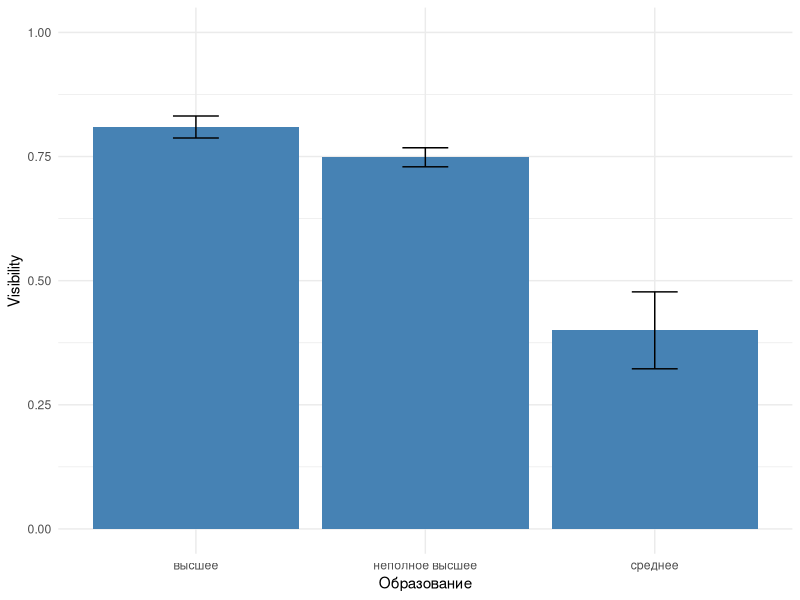
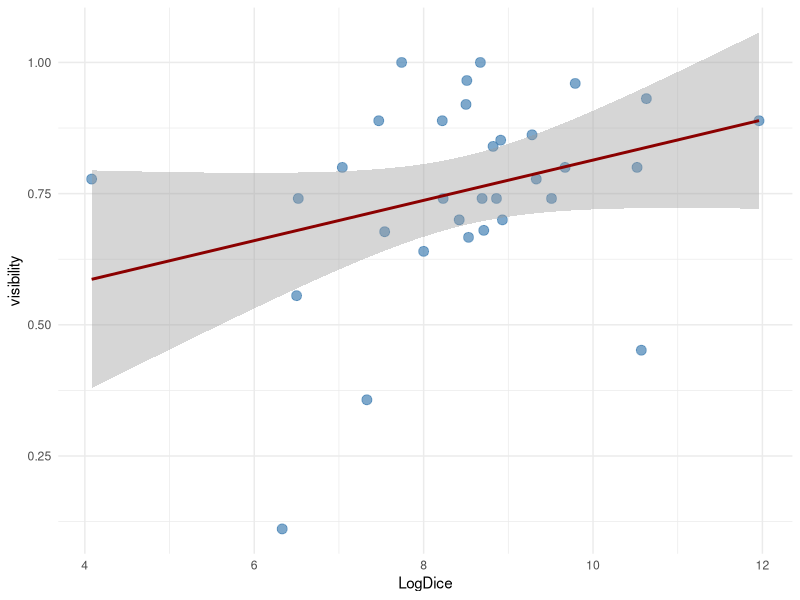
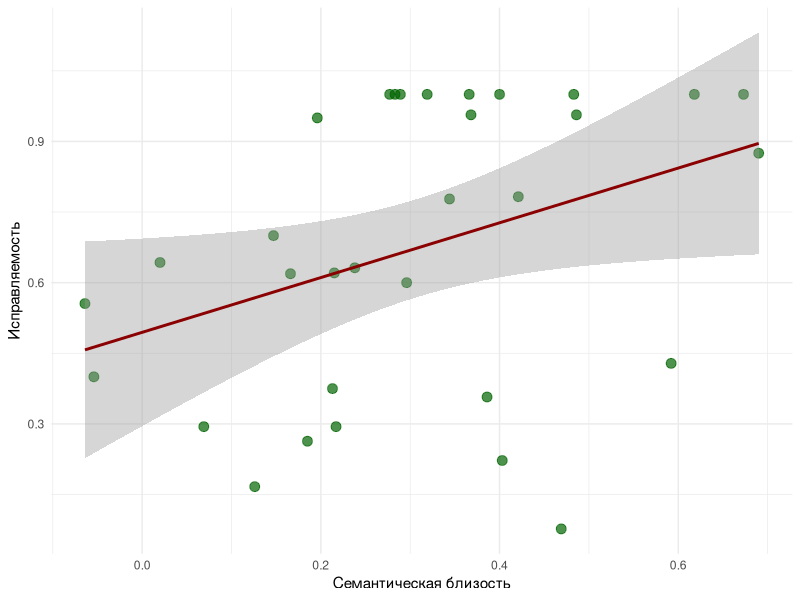
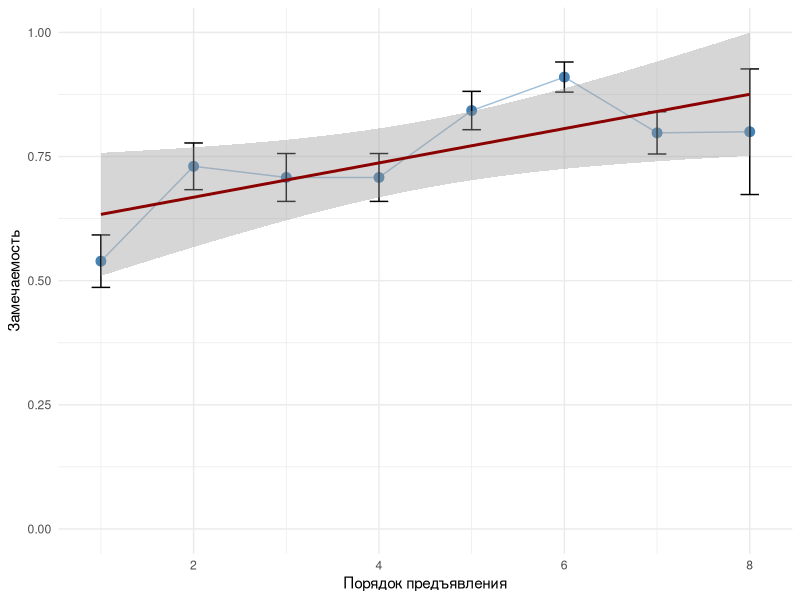
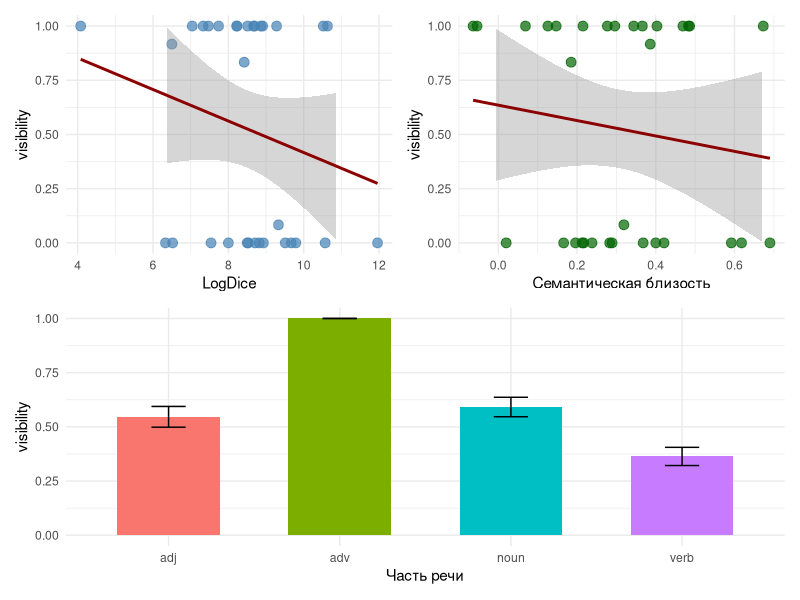
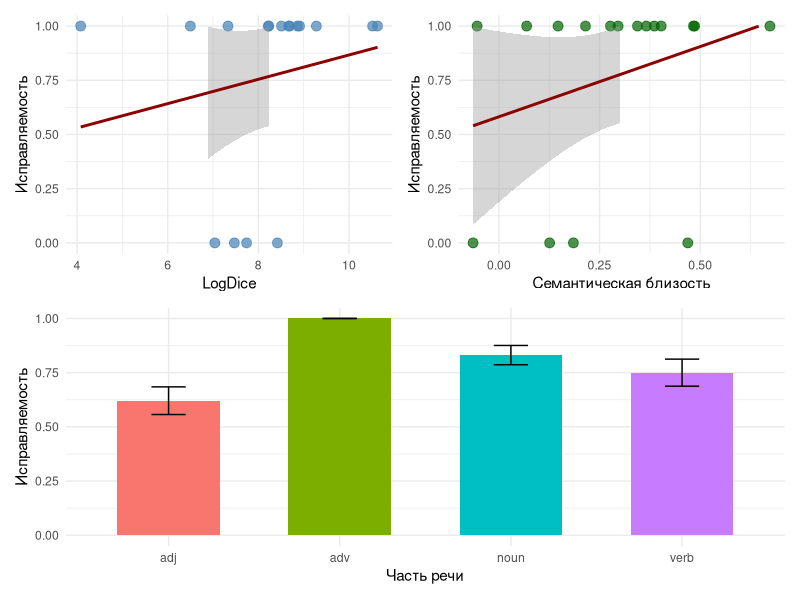
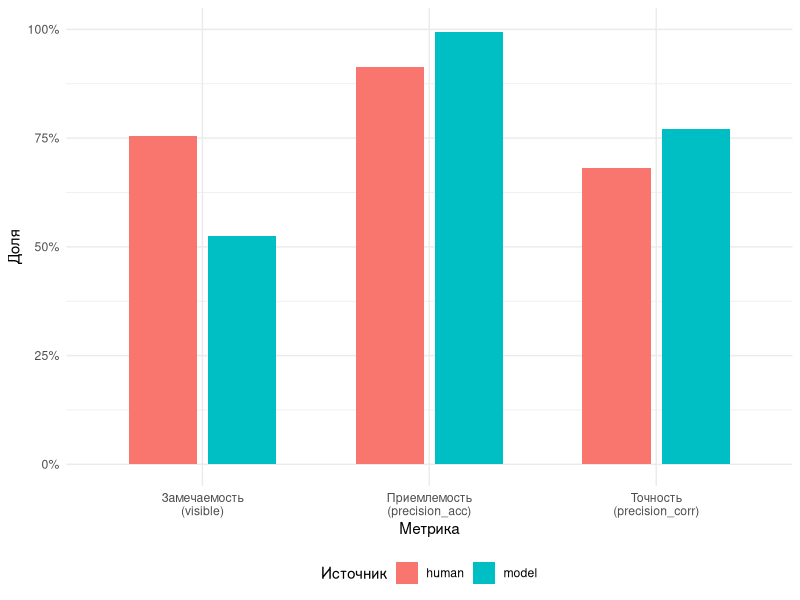
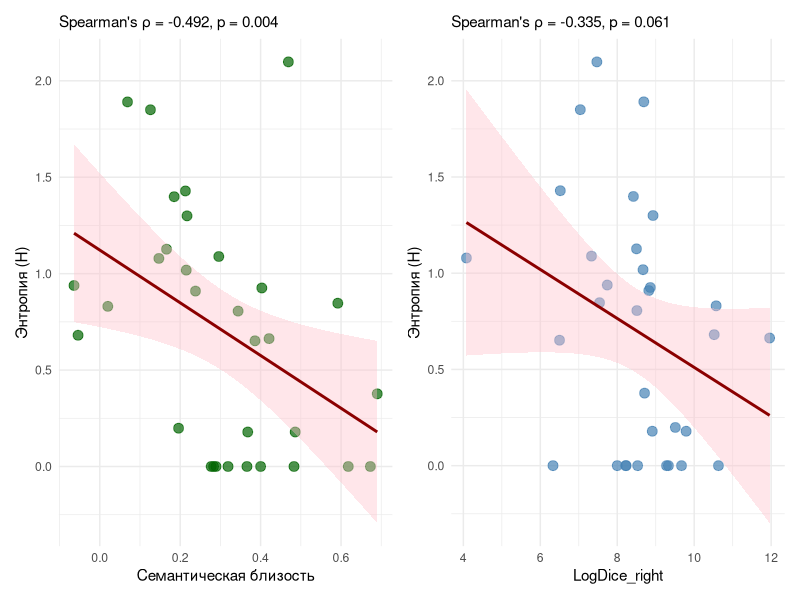

These charts were generated, in order, by the following R code:
# ============================================================================
# ЭТАП 1: ЗАГРУЗКА БИБЛИОТЕК И ДАННЫХ
# ============================================================================

library(dplyr)
library(lme4)
library(lmerTest)
library(car)
library(ggplot2)
library(patchwork)

# Загрузка данных
R_sentences <- read.csv("R_sentences.csv", stringsAsFactors = FALSE)
R_human <- read.csv("R_human.csv", stringsAsFactors = FALSE)
R_model <- read.csv("R_model.csv", stringsAsFactors = FALSE)

# ============================================================================
# ЭТАП 2: ПРЕОБРАЗОВАНИЕ ТИПОВ ДАННЫХ
# ============================================================================

# Данные о предложениях
R_sentences$sentence <- as.integer(R_sentences$sentence)
R_sentences$LogDice_wrong <- as.numeric(gsub(",", ".", R_sentences$LogDice_wrong))
R_sentences$LogDice_right <- as.numeric(gsub(",", ".", R_sentences$LogDice_right))
R_sentences$semantics <- as.numeric(gsub(",", ".", R_sentences$semantics))
R_sentences$pos <- as.factor(R_sentences$pos)
R_sentences$paronyms <- as.factor(R_sentences$paronyms)

# Данные людей
R_human$participant <- as.factor(R_human$participant)
R_human$sentence <- as.integer(R_human$sentence)
R_human$form <- as.factor(R_human$form)
R_human$order <- as.integer(R_human$order)
R_human$visible <- as.integer(R_human$visible)
R_human$acceptable <- as.integer(R_human$acceptable)
R_human$correctable <- as.integer(R_human$correctable)

# Данные модели
R_model$sentence <- as.integer(R_model$sentence)
R_model$temperature <- as.numeric(R_model$temperature)
R_model$attempt <- as.integer(R_model$attempt)
R_model$visible <- as.integer(R_model$visible)
R_model$acceptable <- as.integer(R_model$acceptable)
R_model$correctable <- as.integer(R_model$correctable)

# ============================================================================
# ЭТАП 3: ОБЪЕДИНЕНИЕ И ПОДГОТОВКА ДАННЫХ ЛЮДЕЙ
# ============================================================================

human_joined <- R_human %>% left_join(R_sentences, by = "sentence")

human_joined$participant <- as.factor(human_joined$participant)
human_joined$form <- as.factor(human_joined$form)
human_joined$sentence <- as.factor(human_joined$sentence)
human_joined$education <- factor(human_joined$education, 
                                 levels = c("высшее", "неполное высшее", "среднее"))
human_joined$pos <- as.factor(human_joined$pos)
human_joined$paronyms <- as.factor(human_joined$paronyms)
human_joined$last_form <- grepl("^Last", human_joined$form)

# Центрирование и масштабирование непрерывных предикторов
human_joined$age_c <- scale(human_joined$age, center = TRUE, scale = TRUE)
human_joined$LogDice_c <- scale(human_joined$LogDice_right, center = TRUE, scale = TRUE)
human_joined$semantics_c <- scale(human_joined$semantics, center = TRUE, scale = TRUE)
human_joined$order_c <- scale(human_joined$order, center = TRUE, scale = TRUE)

# Создание бинарной переменной для дополнительных правок (гиперкоррекция)
human_joined$additional <- ifelse(human_joined$add_inf != "" & !is.na(human_joined$add_inf), 1, 0)

# ============================================================================
# ЭТАП 4: РЕГРЕССИОННЫЙ АНАЛИЗ ДАННЫХ ЛЮДЕЙ
# ============================================================================

# --- 4.1. Влияние метаданных (возраст, образование) ---

# Замечаемость (visible)
model_vis_meta <- glmer(visible ~ age_c + education + 
                          (1|participant) + (1|form) + (1|sentence),
                        data = human_joined, family = binomial,
                        control = glmerControl(optimizer = "bobyqa", optCtrl = list(maxfun = 2e5)))
summary(model_vis_meta)
Anova(model_vis_meta)

# Приемлемость (acceptable) — только на замеченных
human_vis <- human_joined[human_joined$visible == 1, ]
model_acc_meta <- glmer(acceptable ~ age_c + education + 
                          (1|participant) + (1|form) + (1|sentence),
                        data = human_vis, family = binomial,
                        control = glmerControl(optimizer = "bobyqa", optCtrl = list(maxfun = 2e5)))
summary(model_acc_meta)
Anova(model_acc_meta)

# Точность попадания (correctable) — только на приемлемых
human_acc <- human_vis[human_vis$acceptable == 1, ]
model_corr_meta <- glmer(correctable ~ age_c + education + 
                           (1|participant) + (1|form) + (1|sentence),
                         data = human_acc, family = binomial,
                         control = glmerControl(optimizer = "bobyqa", optCtrl = list(maxfun = 2e5)))
summary(model_corr_meta)
Anova(model_corr_meta)


# --- 4.2. Влияние корпусных метрик (LogDice, semantics) ---

# Замечаемость (visible)
model_vis_prop <- glmer(visible ~ LogDice_c + semantics_c + 
                          (1|participant) + (1|form) + (1|sentence),
                        data = human_joined, family = binomial,
                        control = glmerControl(optimizer = "bobyqa", optCtrl = list(maxfun = 2e5)))
summary(model_vis_prop)
Anova(model_vis_prop)

# Замечаемость ~ часть речи
model_vis_pos <- glmer(visible ~ pos + 
                         (1|participant) + (1|form) + (1|sentence),
                       data = human_joined, family = binomial,
                       control = glmerControl(optimizer = "bobyqa", optCtrl = list(maxfun = 2e5)))
summary(model_vis_pos)
Anova(model_vis_pos)

# Замечаемость ~ паронимия
model_vis_par <- glmer(visible ~ paronyms + 
                         (1|participant) + (1|form) + (1|sentence),
                       data = human_joined, family = binomial,
                       control = glmerControl(optimizer = "bobyqa", optCtrl = list(maxfun = 2e5)))
summary(model_vis_par)
Anova(model_vis_par)

# Приемлемость (acceptable) ~ LogDice + semantics
model_acc_prop <- glmer(acceptable ~ LogDice_c + semantics_c + 
                          (1|participant) + (1|form) + (1|sentence),
                        data = human_vis, family = binomial,
                        control = glmerControl(optimizer = "bobyqa", optCtrl = list(maxfun = 2e5)))
summary(model_acc_prop)
Anova(model_acc_prop)

# Точность (correctable) ~ LogDice + semantics
model_corr_prop <- glmer(correctable ~ LogDice_c + semantics_c + 
                           (1|participant) + (1|form) + (1|sentence),
                         data = human_acc, family = binomial,
                         control = glmerControl(optimizer = "bobyqa", optCtrl = list(maxfun = 2e5)))
summary(model_corr_prop)
Anova(model_corr_prop)

# Точность (correctable) ~ часть речи
model_corr_pos <- glmer(correctable ~ pos + 
                          (1|participant) + (1|form) + (1|sentence),
                        data = human_acc, family = binomial,
                        control = glmerControl(optimizer = "bobyqa", optCtrl = list(maxfun = 2e5)))
summary(model_corr_pos)
Anova(model_corr_pos)

# Точность (correctable) ~ паронимия
model_corr_par <- glmer(correctable ~ paronyms + 
                          (1|participant) + (1|form) + (1|sentence),
                        data = human_acc, family = binomial,
                        control = glmerControl(optimizer = "bobyqa", optCtrl = list(maxfun = 2e5)))
summary(model_corr_par)
Anova(model_corr_par)


# --- 4.3. Проверка гипотезы об усталости (только Last-формы) ---

human_last <- human_joined[human_joined$last_form == TRUE, ]

model_vis_last <- glmer(visible ~ order_c + 
                          (1|participant) + (1|form) + (1|sentence),
                        data = human_last, family = binomial,
                        control = glmerControl(optimizer = "bobyqa", optCtrl = list(maxfun = 2e5)))
summary(model_vis_last)
Anova(model_vis_last)

# ============================================================================
# ЭТАП 5: КОРРЕЛЯЦИОННЫЙ АНАЛИЗ (ЛЮДИ)
# ============================================================================

human_agg <- human_joined %>%
  group_by(sentence) %>%
  summarise(
    visibility = mean(visible),
    precision_acceptable = mean(acceptable[visible == 1], na.rm = TRUE),
    recall_acceptable = mean(acceptable),
    precision_correctable = mean(correctable[acceptable == 1], na.rm = TRUE),
    recall_correctable = mean(correctable),
    LogDice = first(LogDice_right),
    semantics = first(semantics)
  )

# Корреляции с LogDice
cor.test(human_agg$LogDice, human_agg$visibility, method = "spearman")
cor.test(human_agg$LogDice, human_agg$precision_acceptable, method = "spearman")
cor.test(human_agg$LogDice, human_agg$recall_acceptable, method = "spearman")
cor.test(human_agg$LogDice, human_agg$precision_correctable, method = "spearman")
cor.test(human_agg$LogDice, human_agg$recall_correctable, method = "spearman")

# Корреляции с семантической близостью
cor.test(human_agg$semantics, human_agg$visibility, method = "spearman")
cor.test(human_agg$semantics, human_agg$precision_acceptable, method = "spearman")
cor.test(human_agg$semantics, human_agg$recall_acceptable, method = "spearman")
cor.test(human_agg$semantics, human_agg$precision_correctable, method = "spearman")
cor.test(human_agg$semantics, human_agg$recall_correctable, method = "spearman")

# ============================================================================
# ЭТАП 6: ВИЗУАЛИЗАЦИЯ ДАННЫХ ЛЮДЕЙ
# ============================================================================

# График: влияние образования на замечаемость
edu_plot <- human_joined %>%
  group_by(education) %>%
  summarise(prob = mean(visible), se = sqrt(prob*(1-prob)/n())) %>%
  filter(!is.na(education))

ggplot(edu_plot, aes(x = education, y = prob)) +
  geom_bar(stat = "identity", fill = "steelblue") +
  geom_errorbar(aes(ymin = prob - se, ymax = prob + se), width = 0.2) +
  labs(x = "Образование", y = "Visibility") +
  ylim(0, 1) + 
  theme_minimal()

# График: замечаемость vs LogDice
ggplot(human_agg, aes(x = LogDice, y = visibility)) +
  geom_point(size = 3, alpha = 0.7, color = "steelblue") +
  geom_smooth(method = "lm", se = TRUE, color = "darkred") +
  labs(x = "LogDice", y = "visibility") +
  theme_minimal()

# График: точность исправления vs семантическая близость
ggplot(human_agg, aes(x = semantics, y = precision_correctable)) +
  geom_point(size = 3, alpha = 0.7, color = "darkgreen") +
  geom_smooth(method = "lm", se = TRUE, color = "darkred") +
  labs(x = "Семантическая близость", y = "Исправляемость") +
  theme_minimal()

# График: эффект порядка предъявления (усталость)
last_agg <- human_last %>%
  group_by(order) %>%
  summarise(prob = mean(visible), se = sqrt(prob*(1-prob)/n()))

ggplot(last_agg, aes(x = order, y = prob)) +
  geom_point(size = 3, color = "steelblue") +
  geom_line(color = "steelblue", alpha = 0.5) +
  geom_errorbar(aes(ymin = prob - se, ymax = prob + se), width = 0.2) +
  geom_smooth(method = "lm", se = TRUE, color = "darkred") +
  labs(x = "Порядок предъявления", y = "Замечаемость") +
  ylim(0, 1) + 
  theme_minimal()

# ============================================================================
# ЭТАП 7: ПОДГОТОВКА И АНАЛИЗ ДАННЫХ МОДЕЛИ
# ============================================================================

# --- 7.1. Подготовка данных ---

model_joined <- R_model %>% left_join(R_sentences, by = "sentence")

model_joined$sentence <- as.factor(model_joined$sentence)
model_joined$temperature <- as.factor(model_joined$temperature)
model_joined$attempt <- as.factor(model_joined$attempt)
model_joined$pos <- as.factor(model_joined$pos)
model_joined$paronyms <- as.factor(model_joined$paronyms)

model_joined$LogDice_c <- scale(model_joined$LogDice_right, center = TRUE, scale = TRUE)
model_joined$semantics_c <- scale(model_joined$semantics, center = TRUE, scale = TRUE)
model_joined$additional <- ifelse(model_joined$add_inf != "" & !is.na(model_joined$add_inf), 1, 0)


# --- 7.2. Дескриптивная статистика модели ---

model_joined %>%
  group_by(temperature) %>%
  summarise(visible = mean(visible), acceptable = mean(acceptable), correctable = mean(correctable))

model_joined %>%
  group_by(attempt) %>%
  summarise(visible = mean(visible), acceptable = mean(acceptable), correctable = mean(correctable))


# --- 7.3. Регрессионный анализ модели ---

# Замечаемость (visible)
summary(glm(visible ~ LogDice_c + semantics_c, data = model_joined, family = binomial))
summary(glm(visible ~ pos, data = model_joined, family = binomial))
summary(glm(visible ~ paronyms, data = model_joined, family = binomial))

# Приемлемость (acceptable) — только на замеченных
model_acc_data <- model_joined[model_joined$visible == 1, ]
summary(glm(acceptable ~ LogDice_c + semantics_c, data = model_acc_data, family = binomial))

# Точность (correctable) — только на приемлемых
model_corr_data <- model_acc_data[model_acc_data$acceptable == 1, ]
summary(glm(correctable ~ LogDice_c + semantics_c, data = model_corr_data, family = binomial))
summary(glm(correctable ~ pos, data = model_corr_data, family = binomial))
summary(glm(correctable ~ paronyms, data = model_corr_data, family = binomial))


# --- 7.4. Влияние температуры и количества попыток ---

summary(glm(visible ~ temperature * attempt, data = model_joined, family = binomial))
summary(glm(visible ~ temperature, data = model_joined, family = binomial))
summary(glm(visible ~ attempt, data = model_joined, family = binomial))

# ============================================================================
# ЭТАП 8: ВИЗУАЛИЗАЦИЯ ДАННЫХ МОДЕЛИ
# ============================================================================

# Агрегированные данные
model_agg <- model_joined %>%
  group_by(sentence) %>%
  summarise(
    visibility = mean(visible),
    precision_correctable = mean(correctable[acceptable == 1], na.rm = TRUE),
    LogDice = first(LogDice_right),
    semantics = first(semantics),
    pos = first(pos)
  )

# График: заметность vs LogDice
p1 <- ggplot(model_agg, aes(x = LogDice, y = visibility)) +
  geom_point(size = 3, alpha = 0.7, color = "steelblue") +
  geom_smooth(method = "lm", se = TRUE, color = "darkred") +
  labs(x = "LogDice", y = "visibility") +
  ylim(0, 1) +
  theme_minimal()

# График: заметность vs семантическая близость
p2 <- ggplot(model_agg, aes(x = semantics, y = visibility)) +
  geom_point(size = 3, alpha = 0.7, color = "darkgreen") +
  geom_smooth(method = "lm", se = TRUE, color = "darkred") +
  labs(x = "Семантическая близость", y = "visibility") +
  ylim(0, 1) +
  theme_minimal()

# График: заметность vs часть речи
pos_vis <- model_joined %>%
  group_by(pos) %>%
  summarise(
    visibility = mean(visible, na.rm = TRUE),
    se = sqrt(visibility * (1 - visibility) / n())
  )

p3 <- ggplot(pos_vis, aes(x = pos, y = visibility, fill = pos)) +
  geom_bar(stat = "identity", width = 0.6) +
  geom_errorbar(aes(ymin = visibility - se, ymax = visibility + se), width = 0.2) +
  labs(x = "Часть речи", y = "visibility") +
  ylim(0, 1) +
  theme_minimal() +
  theme(legend.position = "none")

# Объединение графиков (заметность)
(p1 + p2) / p3 +
  plot_annotation(theme = theme(plot.title = element_text(hjust = 0.5)))


# --- 8.1. Графики точности попадания в золотой стандарт ---

# Агрегированные данные для correctable
model_agg_corr <- model_joined %>%
  filter(acceptable == 1) %>%
  group_by(sentence) %>%
  summarise(
    correctable_prop = mean(correctable, na.rm = TRUE),
    LogDice = first(LogDice_right),
    semantics = first(semantics),
    pos = first(pos)
  )

# График: correctable vs LogDice
p1_corr <- ggplot(model_agg_corr, aes(x = LogDice, y = correctable_prop)) +
  geom_point(size = 3, alpha = 0.7, color = "steelblue") +
  geom_smooth(method = "lm", se = TRUE, color = "darkred") +
  labs(x = "LogDice", y = "Исправляемость") +
  ylim(0, 1) +
  theme_minimal()

# График: correctable vs семантическая близость
p2_corr <- ggplot(model_agg_corr, aes(x = semantics, y = correctable_prop)) +
  geom_point(size = 3, alpha = 0.7, color = "darkgreen") +
  geom_smooth(method = "lm", se = TRUE, color = "darkred") +
  labs(x = "Семантическая близость", y = "Исправляемость") +
  ylim(0, 1) +
  theme_minimal()

# График: correctable vs часть речи
pos_corr <- model_joined %>%
  filter(acceptable == 1) %>%
  group_by(pos) %>%
  summarise(
    correctable_prop = mean(correctable, na.rm = TRUE),
    se = sqrt(correctable_prop * (1 - correctable_prop) / n())
  )

p3_corr <- ggplot(pos_corr, aes(x = pos, y = correctable_prop, fill = pos)) +
  geom_bar(stat = "identity", width = 0.6) +
  geom_errorbar(aes(ymin = correctable_prop - se, ymax = correctable_prop + se), width = 0.2) +
  labs(x = "Часть речи", y = "Исправляемость") +
  ylim(0, 1) +
  theme_minimal() +
  theme(legend.position = "none")

# Объединение графиков (исправляемость)
(p1_corr + p2_corr) / p3_corr +
  plot_annotation(theme = theme(plot.title = element_text(hjust = 0.5)))

# ============================================================================
# ЭТАП 9: СРАВНИТЕЛЬНЫЙ АНАЛИЗ ЛЮДЕЙ И МОДЕЛИ
# ============================================================================

# Подготовка данных для сравнения
human_common <- human_joined[, c("sentence", "visible", "acceptable", "correctable", 
                                 "LogDice_right", "semantics", "pos", "paronyms", "additional", "add_inf")]
human_common$source <- "human"

model_common <- model_joined[, c("sentence", "visible", "acceptable", "correctable", 
                                 "LogDice_right", "semantics", "pos", "paronyms", "additional", "add_inf")]
model_common$source <- "model"

all_data <- bind_rows(human_common, model_common)
all_data$source <- as.factor(all_data$source)
all_data$LogDice_c <- scale(all_data$LogDice_right, center = TRUE, scale = TRUE)
all_data$semantics_c <- scale(all_data$semantics, center = TRUE, scale = TRUE)

# Регрессионное сравнение: замечаемость (visible)
summary(glm(visible ~ source * LogDice_c, data = all_data, family = binomial))
summary(glm(visible ~ source * semantics_c, data = all_data, family = binomial))

# Регрессионное сравнение: точность (correctable) — только на приемлемых
all_data_acc <- all_data[all_data$acceptable == 1, ]
summary(glm(correctable ~ source * LogDice_c, data = all_data_acc, family = binomial))
summary(glm(correctable ~ source * semantics_c, data = all_data_acc, family = binomial))


# --- 9.1. График сравнения метрик ---

metrics_comp <- data.frame(
  source = rep(c("human", "model"), each = 3),
  metric = rep(c("visibility", "precision_acceptability", "precision_correctability"), 2),
  value = c(
    mean(all_data$visible[all_data$source == "human"]),
    mean(all_data$acceptable[all_data$source == "human" & all_data$visible == 1], na.rm = TRUE),
    mean(all_data$correctable[all_data$source == "human" & all_data$acceptable == 1], na.rm = TRUE),
    mean(all_data$visible[all_data$source == "model"]),
    mean(all_data$acceptable[all_data$source == "model" & all_data$visible == 1], na.rm = TRUE),
    mean(all_data$correctable[all_data$source == "model" & all_data$acceptable == 1], na.rm = TRUE)
  )
)

metrics_comp$metric <- factor(metrics_comp$metric, 
                              levels = c("visibility", "precision_acceptability", "precision_correctability"))

ggplot(metrics_comp, aes(x = metric, y = value, fill = source)) +
  geom_bar(stat = "identity", position = position_dodge(width = 0.7), width = 0.6) +
  labs(x = "Метрика", y = "Доля", fill = "Источник") +
  scale_y_continuous(limits = c(0, 1), labels = scales::percent_format()) +
  scale_x_discrete(labels = c("visibility" = "Замечаемость\n(visible)",
                              "precision_acceptability" = "Приемлемость\n(precision_acc)",
                              "precision_correctability" = "Точность\n(precision_corr)")) +
  theme_minimal() +
  theme(legend.position = "bottom")

# ============================================================================
# ЭТАП 10: АНАЛИЗ ГИПЕРКОРРЕКЦИИ (additional)
# ============================================================================

# Расчёт долей
human_additional <- human_joined %>%
  summarise(
    n_total = n(),
    n_additional = sum(additional, na.rm = TRUE),
    prop_additional = n_additional / n_total
  )

model_additional <- model_joined %>%
  summarise(
    n_total = n(),
    n_additional = sum(additional, na.rm = TRUE),
    prop_additional = n_additional / n_total
  )

additional_comparison <- bind_rows(
  human_additional %>% mutate(source = "human"),
  model_additional %>% mutate(source = "model")
)

print("=== Склонность к гиперкоррекции (additional == 1) ===")
print(additional_comparison)

# Статистическая значимость различий
additional_test <- bind_rows(
  human_joined %>% select(additional) %>% mutate(source = "human"),
  model_joined %>% select(additional) %>% mutate(source = "model")
)

add_table <- table(additional_test$source, additional_test$additional)
print("Таблица сопряжённости (source x additional):")
print(add_table)

chisq_test <- chisq.test(add_table)
print(paste("Chi-square test: p =", round(chisq_test$p.value, 5)))

# Типы дополнительных правок
cat("\n=== ТИПЫ ДОПОЛНИТЕЛЬНЫХ ИСПРАВЛЕНИЙ У ЛЮДЕЙ ===\n")
human_joined %>%
  filter(additional == 1) %>%
  group_by(add_inf) %>%
  summarise(n = n()) %>%
  arrange(desc(n)) %>%
  print(n = 10)

cat("\n=== ТИПЫ ДОПОЛНИТЕЛЬНЫХ ИСПРАВЛЕНИЙ У МОДЕЛИ ===\n")
model_joined %>%
  filter(additional == 1) %>%
  group_by(add_inf) %>%
  summarise(n = n()) %>%
  arrange(desc(n)) %>%
  print(n = 10)

# ============================================================================
# ЭТАП 11: АНАЛИЗ ЭНТРОПИИ (ВАРИАТИВНОСТЬ ИСПРАВЛЕНИЙ)
# ============================================================================

# --- 11.1. Функция расчёта энтропии ---

calc_entropy <- function(x) {
  x <- x[!is.na(x) & x != ""]
  if(length(x) == 0) return(NA)
  probs <- table(x) / length(x)
  -sum(probs * log(probs))
}


# --- 11.2. Энтропия для людей ---

human_acc_ent <- human_joined[human_joined$acceptable == 1, ]
human_acc_ent$response_cat <- ifelse(human_acc_ent$correctable == 1, "GOLD", human_acc_ent$acceptable_inf)
human_acc_ent <- human_acc_ent[human_acc_ent$response_cat != "" & !is.na(human_acc_ent$response_cat), ]

entropy_human <- data.frame()
for (sent in unique(human_acc_ent$sentence)) {
  sub <- human_acc_ent[human_acc_ent$sentence == sent, "response_cat"]
  if(length(sub) == 0) next
  
  dist <- table(sub)
  entropy_human <- rbind(entropy_human, data.frame(
    sentence = sent,
    n_raters = length(sub),
    n_categories = length(dist),
    entropy = calc_entropy(sub),
    gold_prop = ifelse("GOLD" %in% names(dist), dist["GOLD"] / sum(dist), 0)
  ))
}

entropy_human$sentence <- as.integer(entropy_human$sentence)
R_sentences$sentence <- as.integer(R_sentences$sentence)

entropy_human <- entropy_human %>%
  left_join(R_sentences, by = "sentence")

# Корреляции энтропии (люди)
cor.test(entropy_human$entropy, entropy_human$semantics, method = "spearman")
cor.test(entropy_human$entropy, entropy_human$LogDice_right, method = "spearman")


# --- 11.3. Энтропия для модели ---

model_acc_ent <- model_joined[model_joined$acceptable == 1, ]
model_acc_ent$response_cat <- ifelse(model_acc_ent$correctable == 1, "GOLD", model_acc_ent$acceptable_inf)
model_acc_ent <- model_acc_ent[model_acc_ent$response_cat != "" & !is.na(model_acc_ent$response_cat), ]

entropy_model <- data.frame()
for (sent in unique(model_acc_ent$sentence)) {
  sub <- model_acc_ent[model_acc_ent$sentence == sent, "response_cat"]
  if(length(sub) == 0) next
  
  dist <- table(sub)
  entropy_model <- rbind(entropy_model, data.frame(
    sentence = sent,
    entropy = calc_entropy(sub),
    gold_prop = ifelse("GOLD" %in% names(dist), dist["GOLD"] / sum(dist), 0)
  ))
}

cat("\n=== СРАВНЕНИЕ ЭНТРОПИИ ===\n")
cat("Средняя энтропия у людей:", mean(entropy_human$entropy, na.rm = TRUE), "\n")
cat("Средняя энтропия у модели:", mean(entropy_model$entropy, na.rm = TRUE), "\n")


# --- 11.4. Предложения, где модель никогда не попадает в золотой стандарт ---

model_no_gold <- entropy_model[entropy_model$gold_prop == 0, ]
human_sporadic <- entropy_human[entropy_human$entropy > 1.0, ]

intersection <- merge(model_no_gold, human_sporadic, by = "sentence")
print("Предложения, где модель не попадает в gold, а у людей высокая энтропия:")
print(intersection)


# --- 11.5. Вывод энтропии по каждому предложению ---

cat("\n=== ЭНТРОПИЯ ПО ПРЕДЛОЖЕНИЯМ (ВСЕ) ===\n")
entropy_human %>%
  select(sentence, entropy, n_categories, gold_prop, LogDice_right, semantics, paronyms) %>%
  arrange(desc(entropy)) %>%
  print()

cat("\n=== ТОП-10 ПРЕДЛОЖЕНИЙ С НАИБОЛЬШЕЙ ЭНТРОПИЕЙ ===\n")
entropy_human %>%
  arrange(desc(entropy)) %>%
  select(sentence, entropy, n_categories, gold_prop, LogDice_right, semantics, paronyms) %>%
  head(10) %>%
  print()

cat("\n=== ТОП-10 ПРЕДЛОЖЕНИЙ С НАИМЕНЬШЕЙ ДОЛЕЙ GOLD ===\n")
entropy_human %>%
  arrange(gold_prop) %>%
  select(sentence, gold_prop, entropy, n_categories, LogDice_right, semantics, paronyms) %>%
  head(10) %>%
  print()


# --- 11.6. Графики энтропии ---

# График: энтропия vs семантическая близость
p1 <- ggplot(entropy_human, aes(x = semantics, y = entropy)) +
  geom_point(size = 3, alpha = 0.7, color = "darkgreen") +
  geom_smooth(method = "lm", se = TRUE, color = "darkred", fill = "pink") +
  labs(subtitle = paste0("Spearman's ρ = -0.492, p = 0.004"),
       x = "Семантическая близость", y = "Энтропия (H)") +
  theme_minimal()

# График: энтропия vs LogDice
p2 <- ggplot(entropy_human, aes(x = LogDice_right, y = entropy)) +
  geom_point(size = 3, alpha = 0.7, color = "steelblue") +
  geom_smooth(method = "lm", se = TRUE, color = "darkred", fill = "pink") +
  labs(subtitle = paste0("Spearman's ρ = -0.335, p = 0.061"),
       x = "LogDice_right", y = "Энтропия (H)") +
  theme_minimal()

# Объединение графиков
(p1 + p2) +
  plot_annotation(theme = theme(plot.title = element_text(hjust = 0.5)))

# График с подписями номеров предложений
ggplot(entropy_human, aes(x = semantics, y = entropy, label = sentence)) +
  geom_point(size = 3, alpha = 0.7, color = "darkgreen") +
  geom_text(vjust = -0.8, size = 3) +
  geom_smooth(method = "lm", se = TRUE, color = "darkred", fill = "pink") +
  labs(title = "Энтропия vs семантическая близость",
       subtitle = paste0("Spearman's ρ = -0.492, p = 0.004"),
       x = "Семантическая близость", y = "Энтропия (H)") +
  theme_minimal()

# Линейная регрессия: что предсказывает энтропию?
model_entropy <- lm(entropy ~ LogDice_right + semantics + paronyms, 
                    data = entropy_human)
summary(model_entropy)
